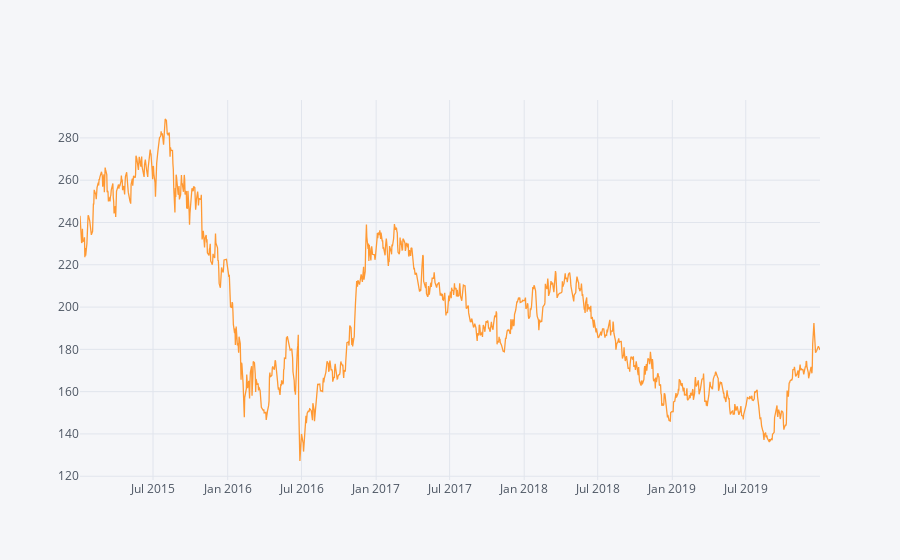

Source (notebook cell):
### Code cell
pyo.iplot(
    df['Close'].iplot(asFigure=True),
    # image='png',
    filename='ply_01'
)

### Figure 1 — Plotly figure (JSON) as saved in the notebook; plotly's stock layout.template omitted (floating-point values rounded to 4 significant figures; data arrays with more than 128 entries replaced by an {"elided": "..."} marker saying what was removed)
{"data": [{"line": {"color": "rgba(255, 153, 51, 1.0)", "dash": "solid", "shape": "linear", "width": 1.3}, "mode": "lines", "name": "Close", "text": "", "type": "scatter", "x": {"elided": "1262 str values"}, "y": {"elided": "1262 float values"}}], "layout": {"legend": {"bgcolor": "#F5F6F9", "font": {"color": "#4D5663"}}, "paper_bgcolor": "#F5F6F9", "plot_bgcolor": "#F5F6F9", "title": {"font": {"color": "#4D5663"}}, "xaxis": {"gridcolor": "#E1E5ED", "showgrid": true, "tickfont": {"color": "#4D5663"}, "title": {"font": {"color": "#4D5663"}, "text": ""}, "zerolinecolor": "#E1E5ED"}, "yaxis": {"gridcolor": "#E1E5ED", "showgrid": true, "tickfont": {"color": "#4D5663"}, "title": {"font": {"color": "#4D5663"}, "text": ""}, "zerolinecolor": "#E1E5ED"}}}
